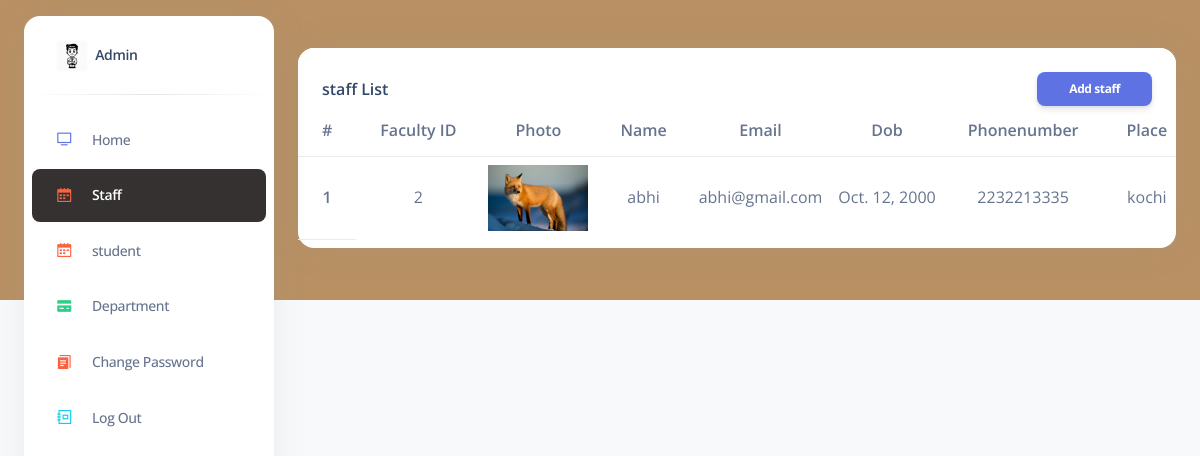
The app's page /stafflist/ with its own data.
### adminapp/models.py (models this page shows)
class User(AbstractUser):
    is_fac= models.BooleanField(default=False)
    is_stud = models.BooleanField(default=False)
    phone_number = models.CharField(max_length=12,null=True,blank=True)
    dob=models.DateField(null=True,blank=True)
    place= models.CharField(max_length=100,null=True,blank=True)
    state = models.CharField(max_length=30,null=True,blank=True)
    image = models.ImageField(upload_to="user/",null=True,blank=True)
    semester=models.CharField(max_length=50,null=True,blank=True)
    address=models.CharField(max_length=150,null=True,blank=True)

### adminapp/views.py (the view)
# urls.py: path('stafflist/',views.staff_list,name="stafflist"),
def staff_list(request):
    current_page = 'stafflist'
    facultys = User.objects.filter(is_fac=True)
    context = {
        'current_page': current_page,
        'facultys': facultys
        }
    return render(request, 'admin_app/pages/stafflist.html', context)

### templates/admin_app/pages/stafflist.html (shortened to what this page needs)
{% extends "admin_app/components/base.html" %}
{% load static %}
{% block content %}
{% include 'admin_app/components/header.html' %}
<div class="container-fluid py-4">
    <div class="row">
        <div class="col-12">
            <div class="card mb-4">
                <div class="card-header pb-0">
                    <div class="row">
                        <div class="col-6 d-flex align-items-center">
                            <h6 class="mb-0">staff List</h6>
                        </div>
                        <div class="col-6 text-end">
                            <a href="{% url 'Addstaff' %}">
                                <button class="btn btn-primary btn-sm mb-0">Add staff</button>
                            </a>
                        </div>
                    </div>
                </div>
                <div class="card-body px-0 pt-0 pb-2">
                    <div class="table-responsive p-0">
                        <table class="table align-items-center mb-0">
                            <thead>
                                <tr class="text-center">
                                    <th scope="col">#</th>
                                    <th scope="col">Faculty ID</th>
                                    <th scope="col">Photo</th>
                                    <th scope="col">Name</th>
                                    <th scope="col">Email</th>
                                    <th scope="col">Dob</th>
                                    <th scope="col">phonenumber</th>
                                    <th scope="col">Place</th>
                                </tr>
                            </thead>
                            <tbody>
                                {% for faculty in facultys %}
                                <tr class="text-center">
                                    <th scope="row">{{ forloop.counter }}</th>
                                    <td>{{ faculty.id }}</td>
                                    <td>
                                        {% if faculty.image %}
                                            <a href="{{ faculty.image.url }}" target="_blank">
                                                <img src="{{ faculty.image.url }}" alt="{{ faculty.Username }}" class="img-fluid" style="max-width: 100px;">
                                            </a>
                                        {% else %}
                                            No Photo
                                        {% endif %}
                                    </td>
                                    <td>{{ faculty.username }}</td>
                                    <td>{{ faculty.email }}</td>
                                    <td>{{ faculty.dob }}</td>
                                    <td>{{ faculty.phone_number }}</td>
                                    <td>{{ faculty.place }}</td>
                                </tr>
                                {% empty %}
                                <tr>
                                    <td colspan="9" class="text-center">No faculty members found.</td>
                                </tr>
                                {% endfor %}
                            </tbody>
                        </table>
                    </div>
                </div>
            </div>
        </div>
    </div>
</div>
</main>
{% endblock content %}

### records on screen
User: id "2", image (picture), username "abhi", email "abhi@gmail.com", dob "Oct. 12, 2000", phone_number "2232213335", place "kochi"
